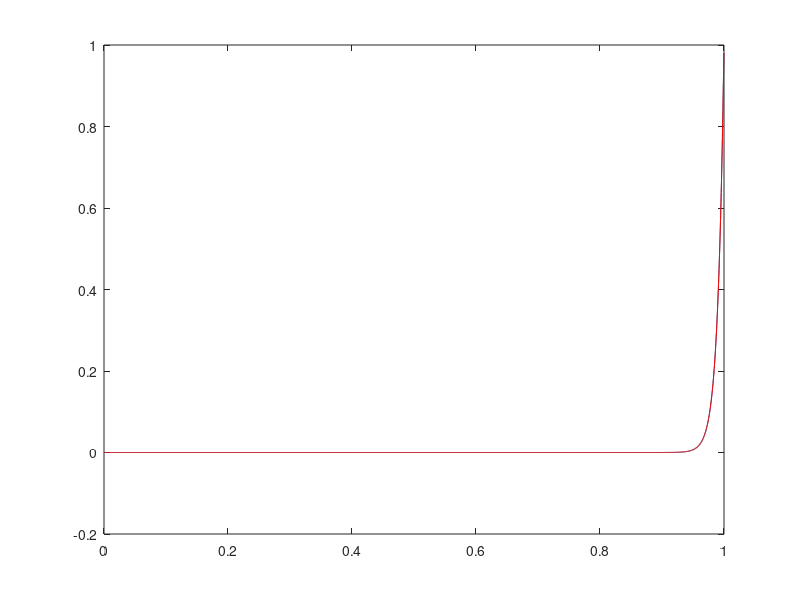
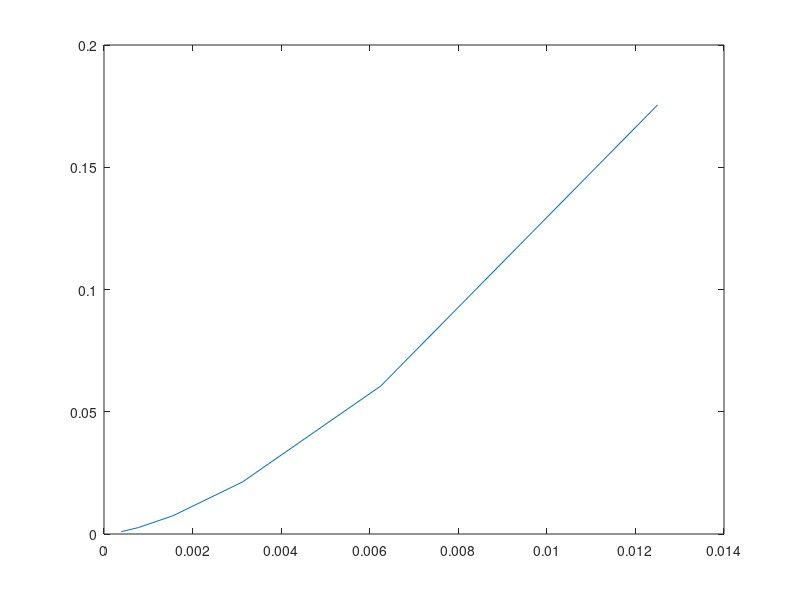
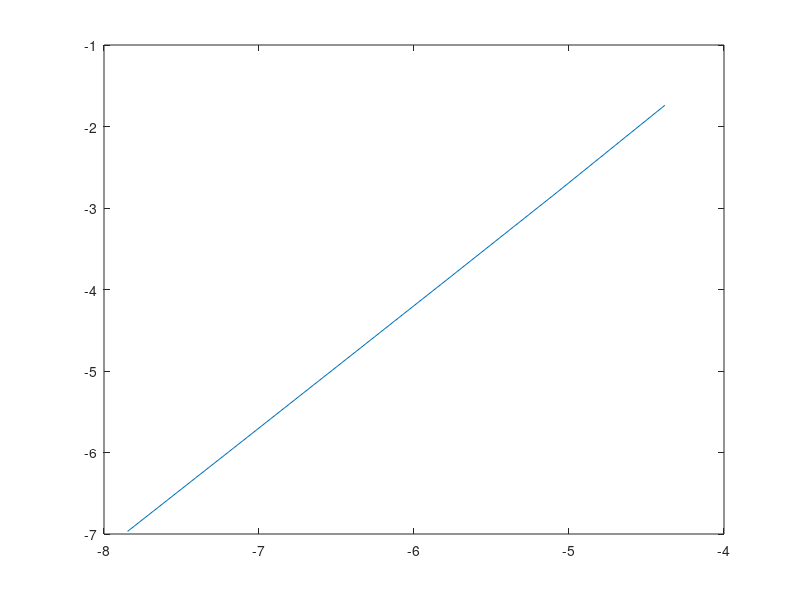

These charts were generated, in order, by the following MATLAB code:
function [err,hvs] = TP2MC_Ej3_nuevo ()

h=0.025;
%% Variables iniciales

for hnums = 1:6

h = h/2;
hvs(hnums) = h;
L = 1;
x = 0:h:L;
cant_celdas = length(x) - 1;

deltaT = 1;
tiempofinal = 1;
t = 0:deltaT:tiempofinal;
e = exp(1);

cant_tiempos = length(t);
hv = zeros(cant_celdas,1)+h;
Q = zeros(cant_celdas,1)+0;

tipotemporal = 3;

% Termino convectivo
v = 1;
rho = 1;
upwind = false;
if (upwind)
    if (v>0)
        alfa = 1;
        beta = 0;
    else
        alfa = 0;
        beta = 1;
    end
end

%Termino reactivo
c = 0;

%Termino difusivo
Gamma = 0.01;

%Cond de borde
phi0 = 0;
phi1 = 1; 

gamabi = 1;
gamabd = 1;
hinf = 10;

cond = [0 0];



%% Inicializaciones de estructuras

K = zeros(cant_celdas,cant_celdas);
F = zeros(cant_celdas,1);
left = true;

a = zeros(cant_celdas);
a(:,1) = 1;

Courant = ((deltaT*v) / h);
disp(['Numero de Courant: ' num2str(Courant)]);
Peclet = ((h*v) / Gamma);
disp(['Numero de Peclet: ' num2str(Peclet)]);

%syms phi_left phi_cent phi_right;

%% Loop principal

for i=1:cant_celdas %cada celda
    
    for j=i:i+1 %cada cara
        
        if (j == 1) %primer cara
            %No hago nada
            left = false;
            
        else
            if (j == cant_celdas+1) %ultima cara
                %No hago nada
            else   
                if (left)
                    %Eq = Eq + (-1 * Gamma * (1/h) * (phi_left - phi_cent));
                    gf = hv(i)/(x(i+1) - x(i-1));
                    Gamma1 = Gamma*(1-gf) + Gamma*gf;
                    phili = rho*v; 
                    
                    if (upwind)
                        K(i,j-1) = K(i,j-1) - alfa*phili;
                        K(i,j) = K(i,j) - beta*phili;
                    else
                        K(i,j) = K(i,j) - (1-gf)*rho*v;
                        K(i,j-1) = K(i,j-1) - (gf*rho*v);
                    end
                    
                    K(i,j) = K(i,j) + (Gamma1 * (1/hv(i)));
                    K(i,j-1) = K(i,j-1) - (Gamma1 * (1/hv(i)));
                    
                    
                    left = false;
                else
                    if (~left)
                        %Eq = Eq + (Gamma * (1/h) * (phi_right - phi_cent));
                        gf = hv(i)/(x(i+2) - x(i));
                        Gamma1 = Gamma*(1-gf) + Gamma*gf;
                        phild = rho*v;
                        
                        if (upwind)
                            K(i,j) = K(i,j) + beta*phild;
                            K(i,j-1) = K(i,j-1) + alfa*phild;
                        else
                            K(i,j) = K(i,j) + (gf*rho*v);
                            K(i,j-1) = K(i,j-1) + (1-gf)*rho*v;
                        end
                    
                        K(i,j) = K(i,j) - Gamma1 * (1/hv(i));
                        K(i,j-1) = K(i,j-1) + (Gamma1 * (1/hv(i)));
                        
                        left = true;
                    end
                end
            end     
        end
        
    end
    K(i,i)= K(i,i) + c*hv(i); 
    F(i) = F(i) + Q(i)*hv(i); 
    
end

%% Cond de contorno

h1 = hv(1)/2; %h de la primer celda
hf = hv(cant_celdas)/2; %h de la ultima celda

%Dirichlet
if (cond(1) == 0)
    %termino difusivo
    K(1,1) = K(1,1) + Gamma/h1;
    F(1) = F(1) + (Gamma*phi0)/h1;
    %termino convectivo
    F(1) = F(1) + rho*v*phi0;
end
if (cond(2) == 0)
    %termino difusivo
    K(cant_celdas,cant_celdas) = K(cant_celdas,cant_celdas) + Gamma/hf;
    F(cant_celdas) = F(cant_celdas) + (Gamma*phi1)/hf;
    %termino convectivo
    F(cant_celdas) = F(cant_celdas) - rho*v*phi1;
end

%Neumann
if (cond(1) == 1)
    %termino difusivo
    F(1) = F(1) - phi0; 
    %termino convectivo
    K(1,1) = K(1,1) - rho*v;
    F(1) = F(1) + rho*v*phi0*h1;
end
if (cond(2) == 1)
    %termino difusivo
    F(cant_celdas) = F(cant_celdas) + phi1; 
    %termino convectivo
    K(cant_celdas,cant_celdas) = K(cant_celdas,cant_celdas) + rho*v;
    F(cant_celdas) = F(cant_celdas) - rho*v*phi1*hf;
end

%Mixtas

if (cond(1) == 2)
    aux = (hinf*(gamabi/h1))/(hinf+(gamabi/h1));
    convecinf = (hinf*h1)/(gamabi+h1 * hinf);
    convecC = gamabi / (gamabi+h1 * hinf);
    %termino difusivo
    F(1) = F(1) + aux*phi0;
    K(1,1) = K(1,1) + aux;
    %termino convectivo
    K(1,1) = K(1,1) - convecC*rho*v;
    F(1) = F(1) - (convecinf*phi0)*rho*v;
end

if (cond(2) == 2)
    aux = (hinf*(gamabd/hf))/(hinf+(gamabd/hf));
    convecinf = (hinf*hf)/(gamabd+hf * hinf);
    convecC = gamabd / (gamabd+hf * hinf);
    %termino difusivo
    F(cant_celdas) = F(cant_celdas) + aux*phi1;
    K(cant_celdas,cant_celdas) = K(cant_celdas,cant_celdas) + aux;
    %termino convectivo
    K(cant_celdas,cant_celdas) = K(cant_celdas,cant_celdas) + convecC*rho*v;
    F(cant_celdas) = F(cant_celdas) + (convecinf*phi1)*rho*v;
end

%% Calculo de los centroides

for i=1:cant_celdas
    xmid(i)= x(i)+(x(i+1)-x(i))/2;
end

%% Soluciones
%exact = (e.^xmid-1)/(e-1); %Gamma 1
%exact = 0.000045402.*e.^(10.*xmid)-0.000045402; %Gamma 0.1
exact = 3.72008.*10.^-44.*e.^(100.*xmid)-3.72008.*10.^-44; %Gamma 0.01
%exact = e.^(1/2-xmid/2).*csc(sqrt(3)/2).*sin((sqrt(3).*xmid)/2); %Gamma=1,
%c=1
%exact = (e.^(-1/2.*(sqrt(41)-1).*(xmid-1)).*(e.^(sqrt(41).*xmid)-1))/(e.^(sqrt(41))-1);
%exact = (6 - 5.*xmid).*xmid;
%exact = (11 - 5.*xmid).*xmid;
%exact = 2.*(sin(xmid)+5)+(2.*cos(1)-1).*csc(1).*cos(xmid);
%exact = 2.*(sin(xmid)+5)-(9+2.*sin(1)).*sec(1).*cos(xmid);
%exact = (-9.*e.^(1-xmid)-2.*e.^(2-xmid)+2.*e.^xmid-9.*e.^(xmid+1)+10+10.*e.^2)/(1+e.^2);
%exact = -49.3145*sin(3.16228.*xmid)+0.01*cos(3.16228.*xmid)-0.01;
%exact = 0.01-0.0519991.*e.^(-3.16228.*xmid)+0.0419991.*e.^(3.16228.*xmid);

%% Metodo temporal
if (tipotemporal == 0) %semi explicito

terminotemporal = (rho.*hv)./deltaT;
K0(:,:) = K(:,:)./2;
Kn(:,:) = K0(:,:);

for i=1:cant_celdas 
    Kn(i,i) = Kn(i,i) + terminotemporal(i);
    K0(i,i) = K0(i,i) - terminotemporal(i);
end

for time=2:cant_tiempos
    a(:,time) = Kn(:,:)\(F(:) - (K0(:,:)*a(:,time-1)));
    
    err(time) = norm((a(:,time) - exact'));
end

else if (tipotemporal == 1) %explicito
        Faux = zeros(cant_celdas,1);
        for i = 1:cant_celdas
            Kaux(i,:) = -(deltaT/(rho*hv(i)))*K(i,:);
            Faux(i) = (deltaT/(rho*hv(i)))*F(i);
            Kaux(i,i) = Kaux(i,i)+1;
        end
        
        for time=2:cant_tiempos
            a(:,time) = Kaux*a(:,time-1) + Faux;
            
            err(time) = norm((a(:,time) - exact'));
        end
        
    else if (tipotemporal == 2) %implicito
            terminotemporal = (rho.*hv)./deltaT;
            Kaux = K;
            for i = 1:cant_celdas
                Kaux(i,i) = K(i,i) + terminotemporal(i);
            end
            Faux = F;
            
            for time=2:cant_tiempos
                Faux = F + a(:,time-1).*terminotemporal;
                
                a(:,time) = Kaux\Faux;
                
                err(time) = norm((a(:,time) - exact'));
            end
        
        else
            a(:,1) = K\F;
            err(hnums) = norm((a(:,1) - exact'));
        end
    end
end

end

figure;
for i=1:cant_tiempos-1
    title(i*deltaT);
    pause(0.001);
    plot(xmid,a(:,i));
end
hold on;
plot(xmid,exact,'r');

%title('Metodo semi-explicito,Gamma=0.01,h=0.005,deltaT=0.002');
%xlabel('h');
%ylabel('error');

%hold off;
figure;
plot(hvs,err);
figure;
plot(log(hvs),log(err));
pend = (log(abs(hvs(end)))-log(abs(hvs(1))))/(log(abs(err(end)))-log(abs(err(1))))
%title('upwind difference, gamma=0.01');
%xlabel('h');
%ylabel('error');

%plot(err);
%title('Error en funcion del tiempo');
%ylabel('error');